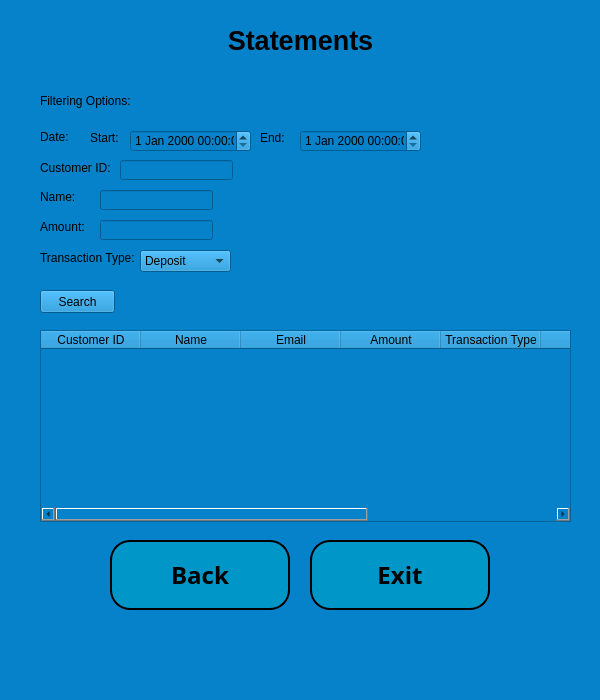
<?xml version="1.0" encoding="UTF-8"?>
<ui version="4.0">
 <class>admin_statements_window</class>
 <widget class="QMainWindow" name="admin_statements_window">
  <property name="windowModality">
   <enum>Qt::ApplicationModal</enum>
  </property>
  <property name="geometry">
   <rect>
    <x>0</x>
    <y>0</y>
    <width>600</width>
    <height>700</height>
   </rect>
  </property>
  <property name="minimumSize">
   <size>
    <width>600</width>
    <height>700</height>
   </size>
  </property>
  <property name="maximumSize">
   <size>
    <width>600</width>
    <height>700</height>
   </size>
  </property>
  <property name="contextMenuPolicy">
   <enum>Qt::DefaultContextMenu</enum>
  </property>
  <property name="acceptDrops">
   <bool>false</bool>
  </property>
  <property name="windowTitle">
   <string>Customer Bank Statement</string>
  </property>
  <property name="styleSheet">
   <string notr="true">background-color: rgb(5, 130, 202);</string>
  </property>
  <property name="inputMethodHints">
   <set>Qt::ImhNone</set>
  </property>
  <widget class="QWidget" name="centralwidget">
   <widget class="QLabel" name="ADstatementswdw_lbl_heading">
    <property name="geometry">
     <rect>
      <x>30</x>
      <y>20</y>
      <width>541</width>
      <height>41</height>
     </rect>
    </property>
    <property name="font">
     <font>
      <family>MS Shell Dlg 2</family>
      <pointsize>20</pointsize>
      <weight>75</weight>
      <bold>true</bold>
     </font>
    </property>
    <property name="text">
     <string>Statements</string>
    </property>
    <property name="alignment">
     <set>Qt::AlignCenter</set>
    </property>
   </widget>
   <widget class="QPushButton" name="csstatementwdw_btn_returnmain">
    <property name="enabled">
     <bool>true</bool>
    </property>
    <property name="geometry">
     <rect>
      <x>110</x>
      <y>540</y>
      <width>180</width>
      <height>70</height>
     </rect>
    </property>
    <property name="minimumSize">
     <size>
      <width>180</width>
      <height>70</height>
     </size>
    </property>
    <property name="maximumSize">
     <size>
      <width>180</width>
      <height>70</height>
     </size>
    </property>
    <property name="font">
     <font>
      <family>Bahnschrift SemiBold</family>
      <pointsize>18</pointsize>
      <weight>75</weight>
      <bold>true</bold>
     </font>
    </property>
    <property name="styleSheet">
     <string notr="true">QPushButton {
background-color: rgb(0, 150, 199);
   border-color: rgb(66, 167, 255);
   border-bottom-color: rgb(255, 255, 255);
   border:2px solid rgb(202, 240, 248);
   border-radius:20px;
   border-color: black;
}

QPushButton:hover {
     background-color: rgb(202, 240, 248);
     border:2px solid rgb(202, 240, 248);
}
    
   </string>
    </property>
    <property name="text">
     <string>Back</string>
    </property>
   </widget>
   <widget class="QPushButton" name="csstatementwdw_btn_exit">
    <property name="geometry">
     <rect>
      <x>310</x>
      <y>540</y>
      <width>180</width>
      <height>70</height>
     </rect>
    </property>
    <property name="minimumSize">
     <size>
      <width>180</width>
      <height>70</height>
     </size>
    </property>
    <property name="maximumSize">
     <size>
      <width>180</width>
      <height>16777215</height>
     </size>
    </property>
    <property name="font">
     <font>
      <family>Bahnschrift SemiBold</family>
      <pointsize>18</pointsize>
      <weight>75</weight>
      <bold>true</bold>
     </font>
    </property>
    <property name="styleSheet">
     <string notr="true">QPushButton {
background-color: rgb(0, 150, 199);
   border-color: rgb(66, 167, 255);
   border-bottom-color: rgb(255, 255, 255);
   border:2px solid rgb(202, 240, 248);
   border-radius:20px;
   border-color: black;
}

QPushButton:hover {
     background-color: rgb(202, 240, 248);
     border:2px solid rgb(202, 240, 248);
}
    
   </string>
    </property>
    <property name="text">
     <string>Exit</string>
    </property>
   </widget>
   <widget class="QLabel" name="ADstatementswdw_lbl_filter">
    <property name="geometry">
     <rect>
      <x>40</x>
      <y>80</y>
      <width>91</width>
      <height>41</height>
     </rect>
    </property>
    <property name="text">
     <string>Filtering Options:</string>
    </property>
   </widget>
   <widget class="QPushButton" name="ADstatementswdw_btn_search">
    <property name="geometry">
     <rect>
      <x>40</x>
      <y>290</y>
      <width>75</width>
      <height>23</height>
     </rect>
    </property>
    <property name="text">
     <string>Search</string>
    </property>
   </widget>
   <widget class="QLabel" name="ADstatementswdw_lbl_filter_date">
    <property name="geometry">
     <rect>
      <x>40</x>
      <y>130</y>
      <width>47</width>
      <height>14</height>
     </rect>
    </property>
    <property name="text">
     <string>Date:</string>
    </property>
   </widget>
   <widget class="QLabel" name="ADstatementswdw_lbl_filter_date_Ttype">
    <property name="geometry">
     <rect>
      <x>40</x>
      <y>250</y>
      <width>101</width>
      <height>16</height>
     </rect>
    </property>
    <property name="text">
     <string>Transaction Type:</string>
    </property>
   </widget>
   <widget class="QLabel" name="ADstatementswdw_lbl_filter_amount">
    <property name="geometry">
     <rect>
      <x>40</x>
      <y>220</y>
      <width>47</width>
      <height>14</height>
     </rect>
    </property>
    <property name="text">
     <string>Amount:</string>
    </property>
   </widget>
   <widget class="QLabel" name="ADstatementswdw_lbl_filter_name">
    <property name="geometry">
     <rect>
      <x>40</x>
      <y>190</y>
      <width>47</width>
      <height>14</height>
     </rect>
    </property>
    <property name="text">
     <string>Name:</string>
    </property>
   </widget>
   <widget class="QLabel" name="ADstatementswdw_lbl_filter_csid">
    <property name="geometry">
     <rect>
      <x>40</x>
      <y>160</y>
      <width>81</width>
      <height>16</height>
     </rect>
    </property>
    <property name="text">
     <string>Customer ID:</string>
    </property>
   </widget>
   <widget class="QDateTimeEdit" name="ADstatementswdw_dateTimeEdit_start">
    <property name="geometry">
     <rect>
      <x>130</x>
      <y>130</y>
      <width>121</width>
      <height>22</height>
     </rect>
    </property>
   </widget>
   <widget class="QDateTimeEdit" name="ADstatementswdw_dateTimeEdit_end">
    <property name="geometry">
     <rect>
      <x>300</x>
      <y>130</y>
      <width>121</width>
      <height>22</height>
     </rect>
    </property>
   </widget>
   <widget class="QLabel" name="ADstatementswdw_lbl_start">
    <property name="geometry">
     <rect>
      <x>90</x>
      <y>130</y>
      <width>31</width>
      <height>16</height>
     </rect>
    </property>
    <property name="text">
     <string>Start:</string>
    </property>
   </widget>
   <widget class="QLabel" name="ADstatementswdw_lbl_end">
    <property name="geometry">
     <rect>
      <x>260</x>
      <y>130</y>
      <width>31</width>
      <height>16</height>
     </rect>
    </property>
    <property name="text">
     <string>End:</string>
    </property>
   </widget>
   <widget class="QLineEdit" name="ADstatementswdw_lnedit_amount">
    <property name="geometry">
     <rect>
      <x>100</x>
      <y>220</y>
      <width>113</width>
      <height>20</height>
     </rect>
    </property>
   </widget>
   <widget class="QComboBox" name="ADstatementswdw_combobox_Ttype">
    <property name="geometry">
     <rect>
      <x>140</x>
      <y>250</y>
      <width>91</width>
      <height>22</height>
     </rect>
    </property>
    <item>
     <property name="text">
      <string>Deposit</string>
     </property>
    </item>
    <item>
     <property name="text">
      <string>Withdraw</string>
     </property>
    </item>
    <item>
     <property name="text">
      <string>Bank Transfer</string>
     </property>
    </item>
    <item>
     <property name="text">
      <string>EFT</string>
     </property>
    </item>
    <item>
     <property name="text">
      <string>Login</string>
     </property>
    </item>
   </widget>
   <widget class="QLineEdit" name="ADstatementswdw_lnedit_name">
    <property name="geometry">
     <rect>
      <x>100</x>
      <y>190</y>
      <width>113</width>
      <height>20</height>
     </rect>
    </property>
   </widget>
   <widget class="QLineEdit" name="ADstatementswdw_lnedit_csid">
    <property name="geometry">
     <rect>
      <x>120</x>
      <y>160</y>
      <width>113</width>
      <height>20</height>
     </rect>
    </property>
   </widget>
   <widget class="QTableWidget" name="ADstatementswdw_tableWidget">
    <property name="geometry">
     <rect>
      <x>40</x>
      <y>330</y>
      <width>531</width>
      <height>192</height>
     </rect>
    </property>
    <column>
     <property name="text">
      <string>Customer ID</string>
     </property>
    </column>
    <column>
     <property name="text">
      <string>Name</string>
     </property>
    </column>
    <column>
     <property name="text">
      <string>Email</string>
     </property>
    </column>
    <column>
     <property name="text">
      <string>Amount</string>
     </property>
    </column>
    <column>
     <property name="text">
      <string>Transaction Type</string>
     </property>
    </column>
    <column>
     <property name="text">
      <string>Date</string>
     </property>
    </column>
    <column>
     <property name="text">
      <string>Receiver/Sender ID</string>
     </property>
    </column>
    <column>
     <property name="text">
      <string>Balance</string>
     </property>
    </column>
   </widget>
  </widget>
  <widget class="QMenuBar" name="menubar">
   <property name="geometry">
    <rect>
     <x>0</x>
     <y>0</y>
     <width>600</width>
     <height>22</height>
    </rect>
   </property>
  </widget>
  <widget class="QStatusBar" name="statusbar"/>
 </widget>
 <resources/>
 <connections/>
</ui>
